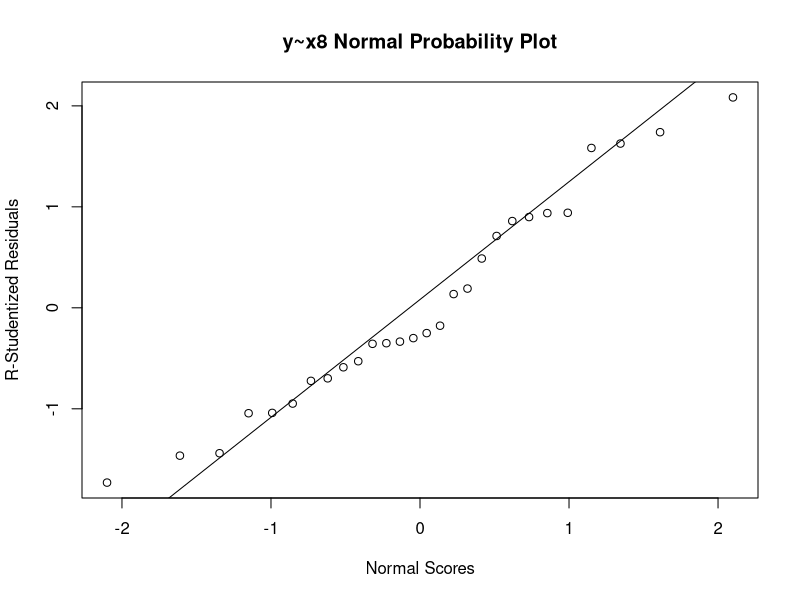
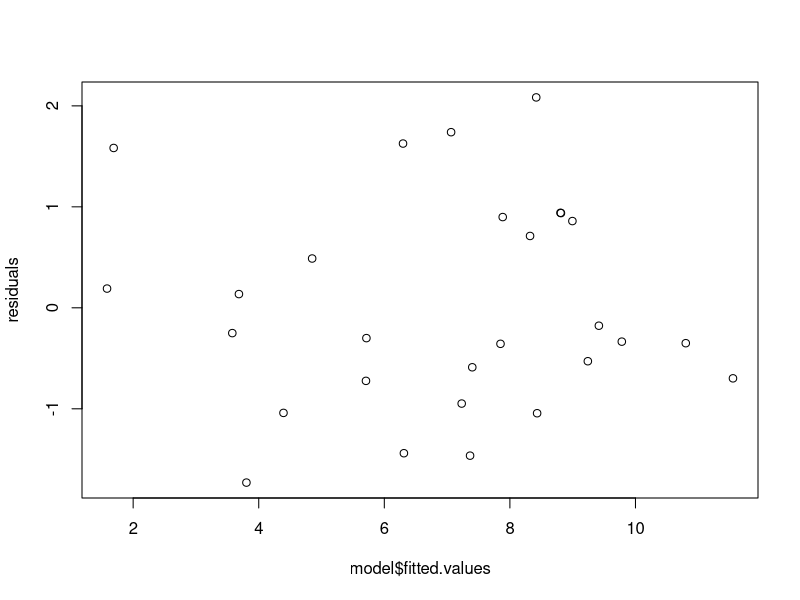
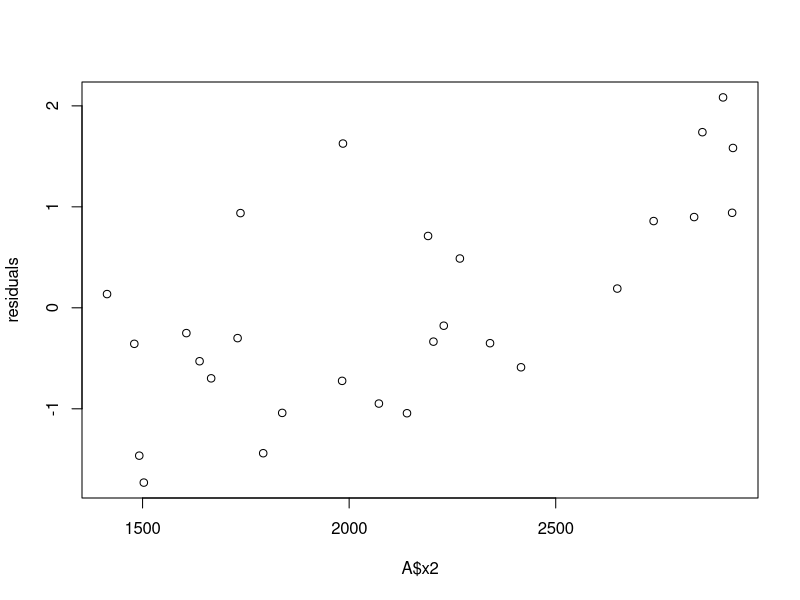
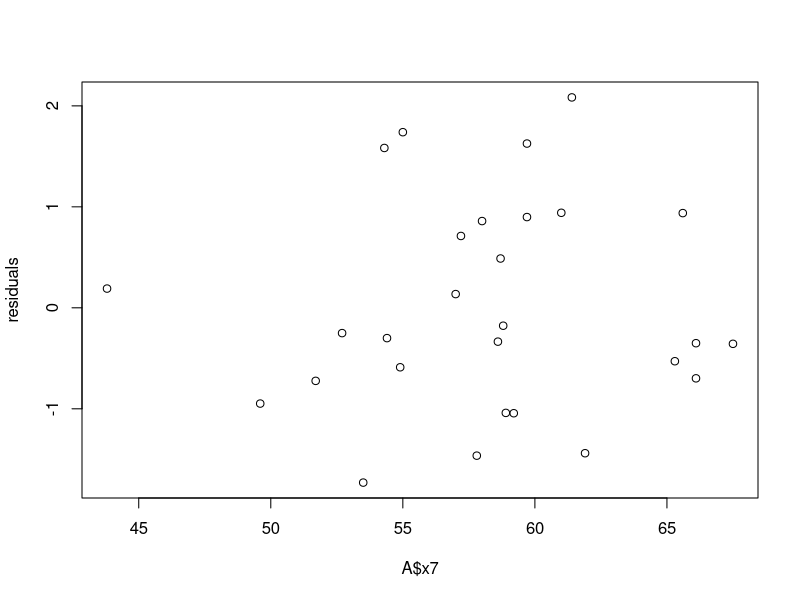
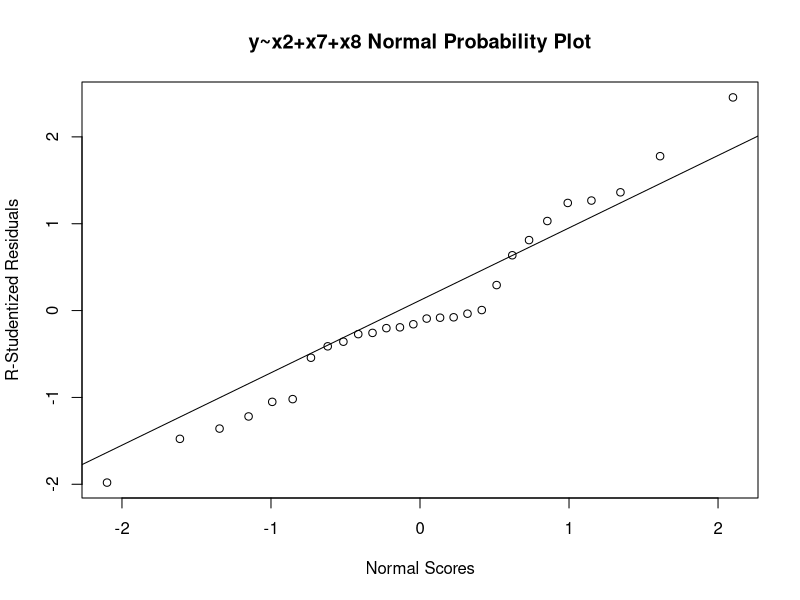
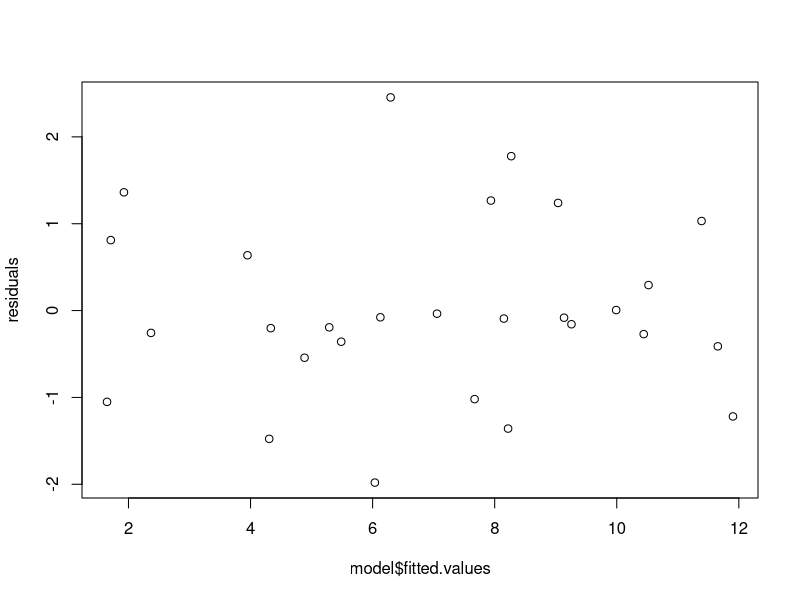
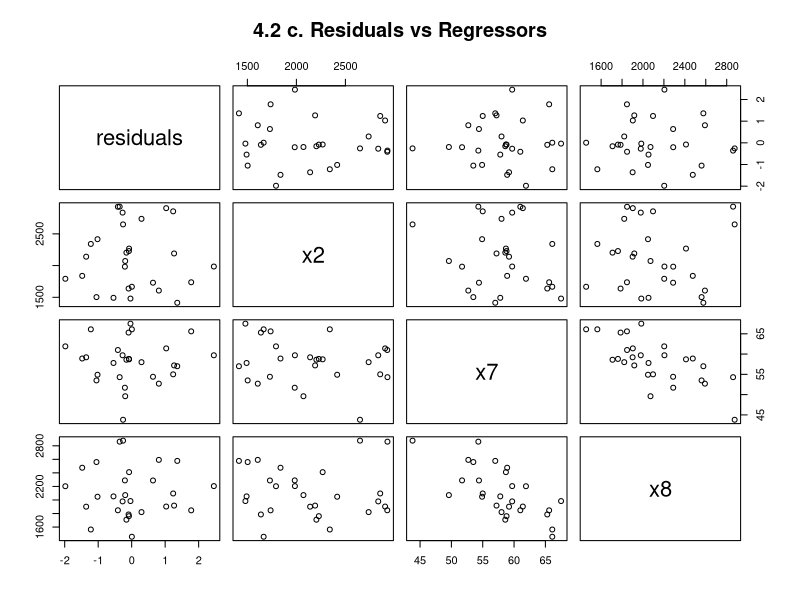
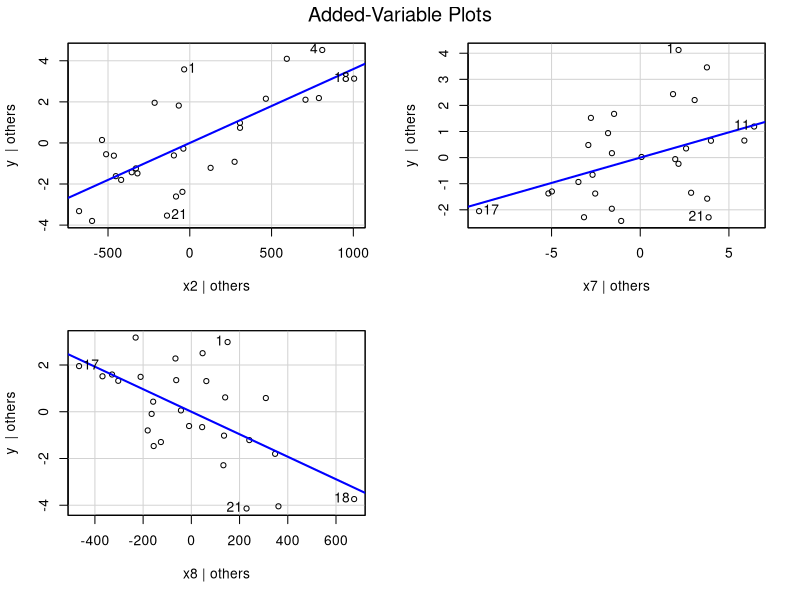

These charts were generated, in order, by the following R code: (Note: this script raises an error after producing the figures.)

A <- read.csv("HW-2Sp-16.csv", strip.white = TRUE, header=TRUE, sep = ",")
head(A)

library(MASS)
model <- lm(y ~ x8, data=A)
residuals <- studres(model)
qqnorm(residuals, ylab="R-Studentized Residuals", xlab="Normal Scores", main="y~x8 Normal Probability Plot") 
qqline(residuals) 

plot(residuals~model$fitted.values)
paste("Correlation of fitted values to the residuals:", toString(cor(residuals,model$fitted.values)))

plot(residuals~A$x2)
paste("Correlation of x2 and the residuals:", toString(cor(residuals,A$x2)))

plot(residuals~A$x7)
paste("Correlation of x7 and the residuals:", toString(cor(residuals,A$x7)))


model <- lm(y~x2+x7+x8, data = A)
residuals <- studres(model)
qqnorm(residuals, ylab="R-Studentized Residuals", xlab="Normal Scores", main="y~x2+x7+x8 Normal Probability Plot") 
qqline(residuals) 

plot(residuals~model$fitted.values)
paste("Correlation of fitted values to the residuals:", toString(cor(residuals,model$fitted.values)))

pairs(~residuals+x2+x7+x8, data=A, main="4.2 c. Residuals vs Regressors")


library(car)
avPlots(model, ~x2+x7+x8)

plot(residuals, main="Residuals", col="red", ylim=c(0,3), ylab="Residual")
par(new=TRUE, pch=20)
plot(rstandard(model), main="", col="blue", ylim=c(0,3), ylab="")
legend(10,2.9,c("R-Student Residuals","Studentized Residuals"), col=c("red", "blue"), pch=c(1, 20))

library(car)
model2 <- lm(y ~  x2+x7+x8, contrasts = c("contr.sum", "contr.poly"), 
    data = A)

Anova(model2, type = 3)
pairs(A)

library(corrplot)
corrplot(A)
